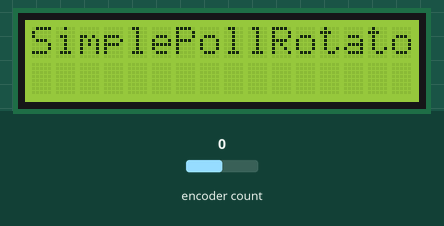
Simulated run of this sketch. Board: Arduino Uno, built with avr-gcc and run on an emulated ATmega328P. Shown: 16×2 character LCD. Inputs (shaded band) come from the test bench; at power-on: encoder count 0.

Above: at 1.2 s.
1.3 s: encoder count set to 1
At 2.2 s:
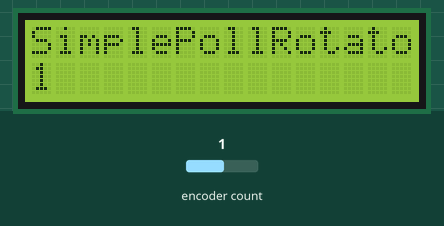
2.8 s: encoder count set to 2
At 3.4 s:
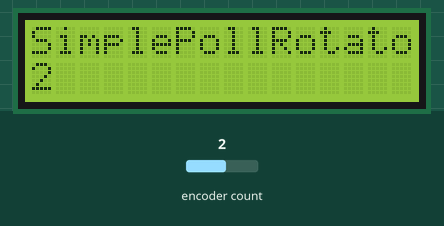
4.3 s: encoder count set to 3
At 5.8 s:
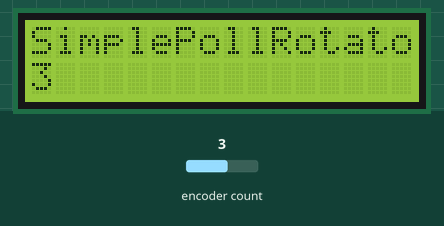
Timing chart, 0 to 7.3 s (numbered marks = the images above; inputs shaded):
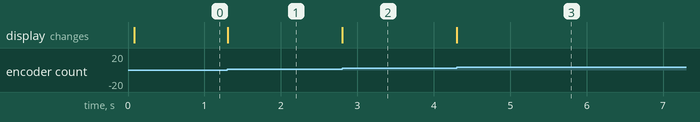

The sketch:

SimplePollRotatorLCD.ino
```cpp
// (licence header left out)
// This example checks the state of the rotary encoder in the loop() function.
// The current position is printed on output when changed.

// Hardware setup:
// Attach a rotary encoder with output pins to A2 and A3.
// The common contact should be attached to ground.

#include <Wire.h>
#include <LiquidCrystal_PCF8574.h>

#include <RotaryEncoder.h>

// Setup a RoraryEncoder for pins A2 and A3:
RotaryEncoder encoder(A2, A3);
LiquidCrystal_PCF8574 lcd(0x27);  // set the LCD address to 0x27 for a 16 chars and 2 line display

void setup()
{
  lcd.begin(16, 2); // initialize the lcd
  lcd.setBacklight(1);
  lcd.print("SimplePollRotatorLCD");
} // setup()


// Read the current position of the encoder and print out when changed.
void loop()
{
  static int pos = 0;
  encoder.tick();

  int newPos = encoder.getPosition();
  if (pos != newPos) {
    lcd.setCursor(0, 1);
    lcd.print(newPos);
    lcd.print(" ");
    pos = newPos;
  } // if
} // loop ()

// The End
```

Measured:
- after the input at 1.3 s, the display: changes at once (image 1)
- after the input at 2.8 s, the display: changes at once (image 2)
- after the input at 4.3 s, the display: changes at once (image 3)
